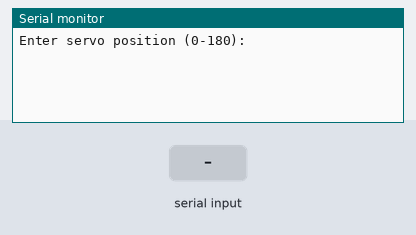
The sketch below on a simulated Arduino Uno, built with avr-gcc and run on an emulated ATmega328P. Parts: the last lines printed to the serial monitor. The inputs (shaded band) are chosen by the test bench. No radio packets arrive unless stated.

Above: at 1.9 s.
2.0 s: "90,45\n" received over Serial
At 2.7 s:
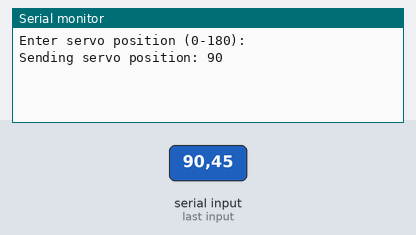
4.5 s: "30,150\n" received over Serial
At 5.3 s:
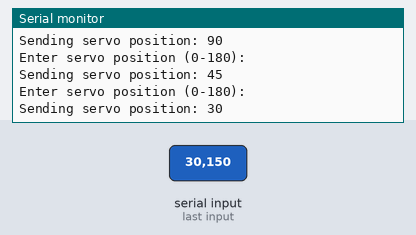
Timing chart, 0 to 7.5 s (numbered marks = the images above; inputs shaded):
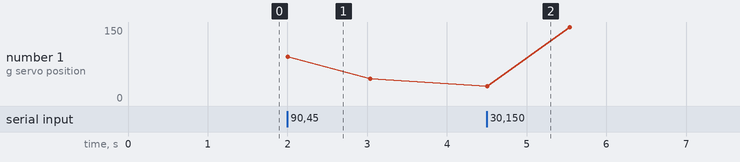

Measured:
- after the input at 2.0 s, the serial monitor: prints a new line at once (image 1)
- after the input at 4.5 s, the serial monitor: prints a new line at once (image 2)

The sketch:

transmitter.ino
```cpp
#include <SPI.h>
#include <nRF24L01.h>
#include <RF24.h>

int servoPos = 0;

RF24 radio(7, 8);

const byte address[5] = "00001";

void setup() {
  Serial.begin(9600);
  radio.begin();
  radio.openWritingPipe(address);
  radio.setPALevel(RF24_PA_MIN);
}

void loop() {
  delay(1000); // Add a delay to avoid flooding the radio
  Serial.println("Enter servo position (0-180): ");
  while (Serial.available() == 0) {
    // Wait for user input
  }
  servoPos = Serial.parseInt();
  Serial.print("Sending servo position: ");
  Serial.println(servoPos);
  radio.write(&servoPos, sizeof(servoPos));
}
```
